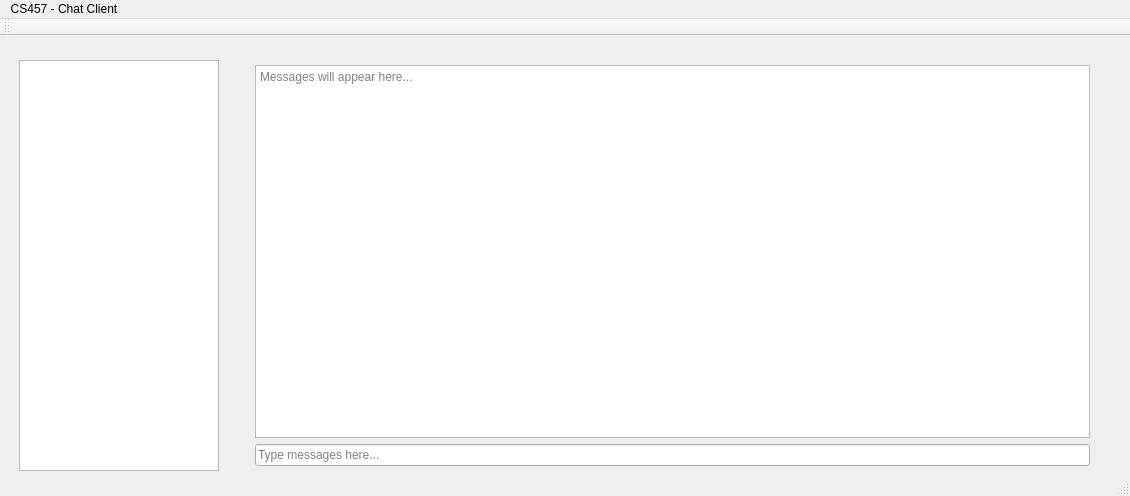
<?xml version="1.0" encoding="UTF-8"?>
<ui version="4.0">
 <class>MainWindow</class>
 <widget class="QMainWindow" name="MainWindow">
  <property name="geometry">
   <rect>
    <x>0</x>
    <y>0</y>
    <width>1130</width>
    <height>496</height>
   </rect>
  </property>
  <property name="windowTitle">
   <string>MainWindow</string>
  </property>
  <widget class="QWidget" name="centralWidget">
   <widget class="QWidget" name="horizontalLayoutWidget">
    <property name="geometry">
     <rect>
      <x>9</x>
      <y>19</y>
      <width>1101</width>
      <height>421</height>
     </rect>
    </property>
    <layout class="QHBoxLayout" name="mainLayout">
     <property name="leftMargin">
      <number>10</number>
     </property>
     <property name="topMargin">
      <number>5</number>
     </property>
     <property name="rightMargin">
      <number>10</number>
     </property>
     <property name="bottomMargin">
      <number>5</number>
     </property>
     <item>
      <layout class="QVBoxLayout" name="channelsAndUsersLayout">
       <property name="sizeConstraint">
        <enum>QLayout::SetMaximumSize</enum>
       </property>
       <item>
        <widget class="QListWidget" name="channelsList">
         <property name="maximumSize">
          <size>
           <width>200</width>
           <height>16777215</height>
          </size>
         </property>
         <property name="viewMode">
          <enum>QListView::ListMode</enum>
         </property>
        </widget>
       </item>
      </layout>
     </item>
     <item>
      <spacer name="verticalSpacer">
       <property name="orientation">
        <enum>Qt::Vertical</enum>
       </property>
       <property name="sizeHint" stdset="0">
        <size>
         <width>20</width>
         <height>40</height>
        </size>
       </property>
      </spacer>
     </item>
     <item>
      <layout class="QVBoxLayout" name="textAndInputLayout">
       <property name="leftMargin">
        <number>10</number>
       </property>
       <property name="topMargin">
        <number>5</number>
       </property>
       <property name="rightMargin">
        <number>10</number>
       </property>
       <property name="bottomMargin">
        <number>5</number>
       </property>
       <item>
        <widget class="QPlainTextEdit" name="messageDisplay">
         <property name="mouseTracking">
          <bool>true</bool>
         </property>
         <property name="autoFillBackground">
          <bool>true</bool>
         </property>
         <property name="sizeAdjustPolicy">
          <enum>QAbstractScrollArea::AdjustIgnored</enum>
         </property>
         <property name="readOnly">
          <bool>true</bool>
         </property>
         <property name="placeholderText">
          <string>Messages will appear here...</string>
         </property>
        </widget>
       </item>
       <item>
        <widget class="QLineEdit" name="inputBox">
         <property name="placeholderText">
          <string>Type messages here...</string>
         </property>
        </widget>
       </item>
      </layout>
     </item>
    </layout>
   </widget>
  </widget>
  <widget class="QMenuBar" name="menuBar">
   <property name="geometry">
    <rect>
     <x>0</x>
     <y>0</y>
     <width>1130</width>
     <height>22</height>
    </rect>
   </property>
   <widget class="QMenu" name="menuCS457_Chat_Client">
    <property name="title">
     <string>CS457 - Chat Client</string>
    </property>
   </widget>
   <addaction name="menuCS457_Chat_Client"/>
  </widget>
  <widget class="QToolBar" name="mainToolBar">
   <attribute name="toolBarArea">
    <enum>TopToolBarArea</enum>
   </attribute>
   <attribute name="toolBarBreak">
    <bool>false</bool>
   </attribute>
  </widget>
  <widget class="QStatusBar" name="statusBar"/>
 </widget>
 <layoutdefault spacing="6" margin="11"/>
 <resources/>
 <connections/>
</ui>
